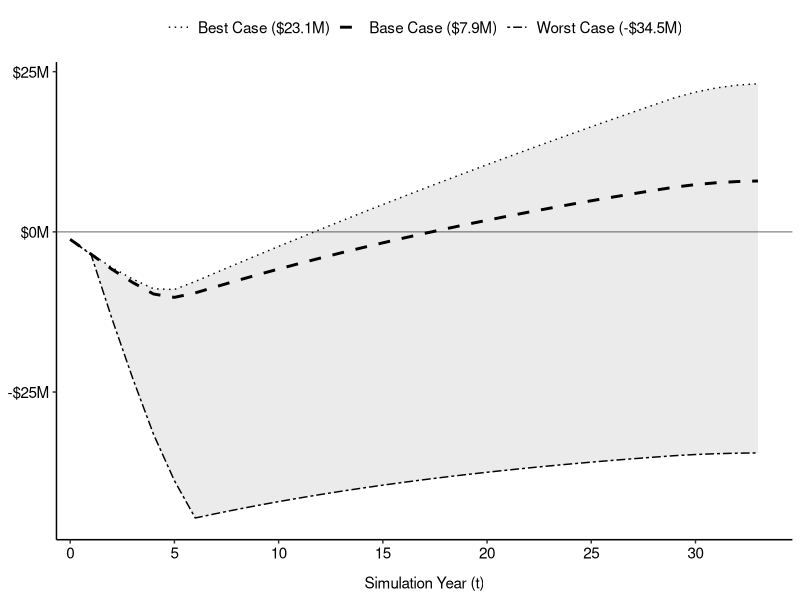

Write the R code that produced this figure.
library(dplyr)
library(tidyr)
library(scales)
library(ggplot2)

# Parameters Matrix ------------------------------------------------------------
parameter_CE_target_wage=155350   # Target income CE is willing to give up to get
parameter_NC_target_wage=99234.37 # Target income NC is willing to give up to get
parameter_CE_old_wage=145906.04   # The old income CE had before enrollment. 
parameter_NC_old_wage=84295.86    # The old income NC had before enrollment. 
parameter_stipend=37000           # Annual stipend for funded trainees during training years. 
parameter_COE_wage=16000          # Annual cost-of-education allocation used for funded trainees.
parameter_nsf_award=4500000       # NSF award deducted from social NPV.
parameter_intern_cost=2500        # Industry internship cost applied in trainee experience year 1.
parameter_onboard_NC=4700         # One-time recruitment friction applied in experience year 2 for non-coders.
parameter_onboard_CE=6200         # One-time specialized onboarding friction applied in experience year 2 for coding experts.
parameter_attrition_rate = 0.23   # Master's attrition is that from Council of Graduate School

# Counterfactual----------------------------------------------------------------
npv_calc_utility <- function(COE_util = 0.50, 
                             sear_y_2 = 0.50, 
                             sear_y_3 = 0.05, 
                             prob_ris = 0.117, 
                             mrp_coef = 0.70,
                             privat_r = 0.07,
                             social_r = 0.03,
                             attrition_rate = parameter_attrition_rate,
                             add_to_each_new_cohort = 0,
                             CE_target_wage=parameter_CE_target_wage,
                             NC_target_wage=parameter_NC_target_wage,
                             CE_old_wage=parameter_CE_old_wage,   
                             NC_old_wage=parameter_NC_old_wage,    
                             stipend=parameter_stipend,        
                             COE_wage=parameter_COE_wage,       
                             intern_cost=parameter_intern_cost,     
                             onboard_NC=parameter_onboard_NC,      
                             onboard_CE=parameter_onboard_CE){
  
  time_horizon <- 0:34
  cohort_1 <- data.frame(
    trainee_id   = 1:4,
    type         = c("FT-CE", "NT-CE", "FT-NC", "NT-NC"),
    t_start      = 0
  )
  
  cohorts_rest_list <- list()
  current_ft_total <- 2 + (4 * 2)
  
  for (cohort_idx in 1:4) {
    # Start with the baseline 4 trainees for this cohort
    base_types <- c("FT-CE", "NT-CE", "FT-NC", "NT-NC")
    added_types <- c()
    
    if (add_to_each_new_cohort > 0) {
      # Loop through the number of trainees to add to this cohort
      # We add them in balanced pairs or blocks to preserve CE == NC
      for (i in seq(1, add_to_each_new_cohort, by = 2)) {
        
        # Check if we have room under the 25 FT 5-year budget ceiling to add 1 more FT pair
        # (1 FT-CE and 1 FT-NC keeps CE/NC balanced and adds 2 to the FT count)
        if (current_ft_total + 2 <= 25) {
          added_types <- c(added_types, "FT-CE", "FT-NC")
          current_ft_total <- current_ft_total + 2
        } else {
          # If FT is capped out at 25, the website recruits Non-Funded trainees instead
          added_types <- c(added_types, "NT-CE", "NT-NC")
        }
      }
    }
    
    # Combine baseline and added trainees for this specific cohort year
    cohorts_rest_list[[cohort_idx]] <- data.frame(
      type    = c(base_types, added_types),
      t_start = cohort_idx
    )
  }
  
  metadata <- bind_rows(cohort_1, bind_rows(cohorts_rest_list)) %>%
    mutate(trainee_id = row_number())
  
  df_list <- list()
  for (current_time in time_horizon) {
    df_list[[as.character(current_time)]] <- metadata %>%
      filter(t_start <= current_time) %>%
      mutate(t = current_time, t_exp = t - t_start) %>%
      filter(t_exp <= 29) 
  }
  sim_df <- bind_rows(df_list)
  
  sim_df <- sim_df %>%
    mutate(
      # --- PRE-GRADUATION PHASE ---
      COE_Stipend = ifelse(grepl("FT-", type) & t_exp <= 1, COE_wage * COE_util + stipend, 0),
      
      # Safety Floor to prevent log(0) -> -Inf
      stipend_floor = ifelse(COE_Stipend > 0, COE_Stipend, 1),
      
      # Worker Training Phase Welfare Change (Log Utility converted to EV Dollars)
      work_deficit_i = case_when(
        t_exp < 2 & type == "FT-CE" ~ CE_old_wage * (log(stipend_floor) - log(CE_old_wage)),
        t_exp < 2 & type == "FT-NC" ~ NC_old_wage * (log(stipend_floor) - log(NC_old_wage)),
        t_exp < 2 & type == "NT-NC" ~ NC_old_wage * (log(1) - log(NC_old_wage)), # Infinite loss bounded to $1 floor
        TRUE ~ 0 # NT-CE retains their baseline wage, utility change is 0
      ),
      
      intern_cost_1 = ifelse(t_exp == 1, intern_cost, 0),
      
      # --- POST-GRADUATION PHASE ---
      old_wage = case_when(
        t_exp >= 2 & grepl("-CE", type) ~ CE_old_wage,
        t_exp >= 2 & grepl("-NC", type) ~ NC_old_wage,
        TRUE ~ 0
      ),
      comp_market = case_when(
        t_exp >= 2 & grepl("-CE", type) ~ CE_target_wage,
        t_exp >= 2 & grepl("-NC", type) ~ NC_target_wage,
        TRUE ~ 0
      ),
      
      # Calculate actual realized take-home pay
      realized_wage = case_when(
        t_exp == 2 ~ comp_market * (1 - sear_y_2) * (1 - prob_ris),
        t_exp >= 3 ~ comp_market * (1 - sear_y_3) * (1 - prob_ris),
        TRUE ~ 0
      ),
      
      # Safety Floor for realized wage to prevent log(0) in Worst Case scenarios
      realized_wage_floor = ifelse(realized_wage > 0, realized_wage, 1),
      
      # Worker Post-Grad Welfare Change (Log Utility converted to EV Dollars)
      work_surplus_i = ifelse(t_exp >= 2, 
                              (1 - attrition_rate) * (comp_market * (log(realized_wage_floor) - log(old_wage))), 
                              0),
      
      # Firm Financial Surplus
      mrp = ifelse(t_exp >= 2, comp_market * (1 + mrp_coef), 0),
      business_surplus_i = ifelse(t_exp >= 2, (1 - attrition_rate) * (mrp - realized_wage), 0),
      
      onboard_cost_2 = case_when(
        t_exp == 2 & grepl("-CE", type) ~ onboard_CE,
        t_exp == 2 & grepl("-NC", type) ~ onboard_NC,
        TRUE ~ 0
      ),
      
      # --- SOCIETAL DEADWEIGHT LOSS ---
      deadweight_loss_friction_i = ifelse(t_exp >= 2, 
                                          (1 - attrition_rate) * (comp_market * (log(comp_market) - log(realized_wage_floor))), 
                                          0),
      
      # --- LIFECYCLE TOTALS ---
      costs        =  intern_cost_1 + onboard_cost_2,
      social_costs = costs + deadweight_loss_friction_i,
      
      # Total Private Benefit combines Firm Wealth + Worker Welfare
      benefits     = business_surplus_i + work_surplus_i + work_deficit_i,
      
      individual_time_npv  = (benefits - costs) / ((1 + privat_r) ^ t),
      individual_time_snpv = (benefits - social_costs) / ((1 + social_r) ^ t)
    )
  
  total_npv  <- sum(sim_df$individual_time_npv)
  total_snpv <- sum(sim_df$individual_time_snpv)
  
  return(list(data = sim_df, npv = total_npv, snpv = total_snpv))
}

# Base-Case, Best-Case, and Worst-Case Value
base_util  <- npv_calc_utility()
best_util  <- npv_calc_utility(COE_util=0.90, 
                               sear_y_2=0.25, 
                               sear_y_3=0.01, 
                               prob_ris=0.076, 
                               mrp_coef=0.75, 
                               privat_r=0.05, 
                               social_r=0.01)
worst_util <- npv_calc_utility(COE_util=0.10, 
                               sear_y_2=1.00, 
                               sear_y_3=0.09, 
                               prob_ris=0.13, 
                               mrp_coef=0.65, 
                               privat_r=0.1, 
                               social_r=0.05)

print(paste("Base-Case NPV:", dollar(base_util$npv), " | SNPV:", dollar(base_util$snpv)))
print(paste("Best-Case NPV:", dollar(best_util$npv), " | SNPV:", dollar(best_util$snpv)))
print(paste("Worst-Case NPV:", dollar(worst_util$npv), " | SNPV:", dollar(worst_util$snpv)))

# Plot--------------------------------------------------------------------------
get_cum_snpv <- function(res,scenario_name) {
  res$data %>%
    group_by(t) %>%
    summarise(annual_snpv = sum(individual_time_snpv, na.rm = TRUE)) %>%
    ungroup() %>%
    mutate(
      cumulative_snpv = cumsum(annual_snpv),
      scenario = scenario_name
    )
}

base_df  <- get_cum_snpv(base_util,"Baseline") 
best_df  <- get_cum_snpv(best_util,"Best Case")
worst_df <- get_cum_snpv(worst_util,"Worst Case")

ribbon_data <- base_df %>%
  select(t, baseline = cumulative_snpv) %>%
  left_join(select(best_df, t, best = cumulative_snpv), by = "t") %>%
  left_join(select(worst_df, t, worst = cumulative_snpv), by = "t")

lbl_best     <- paste0("Best Case (",     dollar_format(scale_cut = cut_short_scale(), accuracy = 0.1)(best_util$snpv), ")")
lbl_baseline <- paste0("Base Case (",     dollar_format(scale_cut = cut_short_scale(), accuracy = 0.1)(base_util$snpv), ")")
lbl_worst    <- paste0("Worst Case (",    dollar_format(scale_cut = cut_short_scale(), accuracy = 0.1)(worst_util$snpv), ")")

manual_linetypes <- c("dotted", "dashed", "twodash")
names(manual_linetypes) <- c(lbl_best, lbl_baseline, lbl_worst)

p <- ggplot(ribbon_data, aes(x = t)) +
  geom_hline(yintercept = 0, color = "black", linetype = "solid", linewidth = 0.4, alpha = 0.5) +
  geom_ribbon(aes(ymin = worst, ymax = best), fill = "black", alpha = 0.08) +
  
  geom_line(aes(y = best,     linetype = lbl_best),     color = "black", linewidth = 0.5) +  
  geom_line(aes(y = baseline, linetype = lbl_baseline), color = "black", linewidth = 1) +
  geom_line(aes(y = worst,    linetype = lbl_worst),    color = "black", linewidth = 0.5) + 
  
  scale_linetype_manual(values = manual_linetypes, breaks = c(lbl_best, lbl_baseline, lbl_worst)) +
  scale_x_continuous(breaks = seq(0, 34, by = 5), expand = expansion(mult = c(0.02, 0.05))) +
  scale_y_continuous(labels = label_dollar(scale = 1e-6, suffix = "M")) +
  labs(
    x = "Simulation Year (t)",
    y = NULL,
    linetype = NULL 
  ) +
  theme_classic() + # Strip default theme settings first
  theme(
    # FORCE ALL TEXT TO EXACTLY 11 PT
    axis.title.x = element_text(size = 11, color = "black", margin = margin(t = 10)),
    axis.title.y = element_text(size = 11, color = "black", margin = margin(r = 10)),
    axis.text.x  = element_text(size = 11, color = "black"),
    axis.text.y  = element_text(size = 11, color = "black"),
    legend.title = element_text(size = 11, color = "black", face = "bold"),
    legend.text  = element_text(size = 11, color = "black"),
    
    # Layout Adjustments
    axis.line       = element_line(color = "black", linewidth = 0.5),
    legend.position = "top"
  )

ggsave(
  filename   = "simulation_plot.png", 
  plot       = p, 
  device     = "png", 
  dpi        = 300,        # High print resolution
  width      = 6.5,        # Width in inches (standard page width)
  height     = 4.5,        # Aspect ratio control
  units      = "in"
)

# ACT-02------------------------------------------------------------------------
# ACT-02: GIEI and other events: Develop GIEI centralized approval guidelines 
# and plan implementations from day one, not ad hoc.

# This implies that GIEI events may produce the weak links to reduce job 
# frictions.

# The assumption is:
# - Base-Case For Act 02, the base case prevents 2 trainees per cohort from 
# spending on a job search by reducing from 6 months (50% = 6/12) to 1 month
# (8.3% = 1/12). Thus, 2/4 trainees x 1/12 = 2/48 (4.17%) in search 2 year.
# Input: .5 - 2/48

# - Best case is 3 trainees per cohort. Thus, 3/4 x 1/12 = 3/48 (0.0625) in 
# search 2 year.
# Input: .25 - 3/48

# - Worst case is 1 trainee per cohort. Thus, 1/4 trainees x 1/12 = 1/48 (2.08%)
# in search 2 year.
# Input: 1 - 1/48

# Base-Case Value
base_ACT02<-npv_calc_utility(sear_y_2 = .5 - 2/48)
best_ACT02<-npv_calc_utility(COE_util = 0.90, 
                     sear_y_2 = .25 - 3/48, 
                     sear_y_3 = 0.01, 
                     prob_ris = 0.076, 
                     mrp_coef = 0.75,
                     privat_r = 0.05,
                     social_r = 0.01)
worst_ACT02<-npv_calc_utility(COE_util = 0.10, 
                      sear_y_2 = 1 - 1/48, 
                      sear_y_3 = 0.09, 
                      prob_ris = 0.13, 
                      mrp_coef = 0.65,
                      privat_r = 0.1,
                      social_r = 0.05)

print(paste("ACT-02 Base: Difference:",dollar_format()(base_ACT02$npv - base_util$npv),"| Social Difference:",dollar_format()(base_ACT02$snpv - base_util$snpv)))
print(paste("ACT-02 Best: Difference:",dollar_format()(best_ACT02$npv - best_util$npv),"| Social Difference:",dollar_format()(best_ACT02$snpv - best_util$snpv)))
print(paste("ACT-02 Worst: Difference:",dollar_format()(worst_ACT02$npv - worst_util$npv),"| Social Difference:",dollar_format()(worst_ACT02$snpv - worst_util$snpv)))


# ACT-03------------------------------------------------------------------------
# ACT-03: Coding course: Develop a self-paced online course or a limited 
# introduction to coding.

# This implies that NC turns into CE at entry level and MRP increases to 1.
# BLS report in May 2022 is 25th percentile annual wage is $96,790, adjusting to
# $103,278.44 in October 2025.

parameter_Entry_CE_target_wage=103278.44

base_ACT03  <- npv_calc_utility(NC_target_wage = parameter_Entry_CE_target_wage, 
                                onboard_NC=parameter_onboard_CE, 
                                mrp_coef=1)
best_ACT03 <- npv_calc_utility(NC_target_wage = parameter_Entry_CE_target_wage, 
                               onboard_NC=parameter_onboard_CE, 
                               COE_util=0.90, 
                               sear_y_2=0.25, 
                               sear_y_3=0.01, 
                               prob_ris=0.076, 
                               mrp_coef=1, 
                               privat_r=0.05, 
                               social_r=0.01)
worst_ACT03 <- npv_calc_utility(NC_target_wage = parameter_Entry_CE_target_wage, 
                                onboard_NC=parameter_onboard_CE, 
                                COE_util=0.10, 
                                sear_y_2=1.00, 
                                sear_y_3=0.09, 
                                prob_ris=0.13, 
                                mrp_coef=1, 
                                privat_r=0.1, 
                                social_r=0.05)

print(paste("ACT-03 Base: Difference:", dollar_format()(base_ACT03$npv - base_util$npv), 
            "| Social Difference:", dollar_format()(base_ACT03$snpv - base_util$snpv)))

print(paste("ACT-03 Best: Difference:", dollar_format()(best_ACT03$npv - best_util$npv), 
            "| Social Difference:", dollar_format()(best_ACT03$snpv - best_util$snpv)))

print(paste("ACT-03 Worst: Difference:", dollar_format()(worst_ACT03$npv - worst_util$npv), 
            "| Social Difference:", dollar_format()(worst_ACT03$snpv - worst_util$snpv)))

# ACT-04------------------------------------------------------------------------
# ACT-04: Program Website: Show resources with details on funding, 
# travel opportunities, prerequisite knowledge, professional development 
# tracking tool, and event calendar as a recruitment tool.

# This implies that this website helps attract more trainees per cohort. One 
# trainee mentioned that they tried to use that to recruit them.

# The assumption is:
# - Base-Case: recruits 6 trainees per cohort after first cohort due to website.

# - Best case: recruits 10 trainees per cohort after first cohort due to website.

# - Best case: recruits 2 trainees per cohort after first cohort due to website.

base_ACT04<-npv_calc_utility(add_to_each_new_cohort = 6)
best_ACT04<-npv_calc_utility(add_to_each_new_cohort = 10,
                             COE_util = 0.90, 
                             sear_y_2 = .25, 
                             sear_y_3 = 0.01, 
                             prob_ris = 0.076, 
                             mrp_coef = 0.75,
                             privat_r = 0.05,
                             social_r = 0.01)
worst_ACT04<-npv_calc_utility(add_to_each_new_cohort = 2,
                              COE_util = 0.10, 
                              sear_y_2 = 1, 
                              sear_y_3 = 0.09, 
                              prob_ris = 0.13, 
                              mrp_coef = 0.65,
                              privat_r = 0.1,
                              social_r = 0.05)

print(paste("ACT-04 Base: Difference:", dollar_format()(base_ACT04$npv - base_util$npv), 
            "| Social Difference:", dollar_format()(base_ACT04$snpv - base_util$snpv)))

print(paste("ACT-04 Best: Difference:", dollar_format()(best_ACT04$npv - best_util$npv), 
            "| Social Difference:", dollar_format()(best_ACT04$snpv - best_util$snpv)))

print(paste("ACT-04 Worst: Difference:", dollar_format()(worst_ACT04$npv - worst_util$npv), 
            "| Social Difference:", dollar_format()(worst_ACT04$snpv - worst_util$snpv)))

# ACT-06------------------------------------------------------------------------
# ACT-06: Description: Organize intentional, low-pressure social events for the cohort to 
# build community belongingness and mitigate isolation-driven attrition.
#
# Empirical Anchor: Walton et al. (2023) in Science established a 3-way interaction 
# CATE of 0.013 for belonging interventions delivered to historically marginalized groups
# within supportive contexts ("belonging affordances"). 
#
# Execution Variance Bounds:
#   - Base-Case:  Replicates literature exactly (Δ = 0.013) -> 0.23 - 0.013
#   - Best-Case:  Optimized, culturally authentic ASL space (Δ = 0.019) -> 0.23 - 0.019
#   - Worst-Case: Underfunded, low-engagement execution (Δ = 0.007) -> 0.23 - 0.007

base_ACT06<-npv_calc_utility(attrition_rate = parameter_attrition_rate - 0.013)
best_ACT06<-npv_calc_utility(attrition_rate = parameter_attrition_rate - 0.019,
                             COE_util = 0.90, 
                             sear_y_2 = .25, 
                             sear_y_3 = 0.01, 
                             prob_ris = 0.076, 
                             mrp_coef = 0.75,
                             privat_r = 0.05,
                             social_r = 0.01)
worst_ACT06<-npv_calc_utility(attrition_rate = parameter_attrition_rate - 0.007,
                              COE_util = 0.10, 
                              sear_y_2 = 1, 
                              sear_y_3 = 0.09, 
                              prob_ris = 0.13, 
                              mrp_coef = 0.65,
                              privat_r = 0.1,
                              social_r = 0.05)


print(paste("ACT-06 Base: Difference:", dollar_format()(base_ACT06$npv - base_util$npv), 
            "| Social Difference:", dollar_format()(base_ACT06$snpv - base_util$snpv)))

print(paste("ACT-06 Best: Difference:", dollar_format()(best_ACT06$npv - best_util$npv), 
            "| Social Difference:", dollar_format()(best_ACT06$snpv - best_util$snpv)))

print(paste("ACT-06 Worst: Difference:", dollar_format()(worst_ACT06$npv - worst_util$npv), 
            "| Social Difference:", dollar_format()(worst_ACT06$snpv - worst_util$snpv)))


# ACT-07------------------------------------------------------------------------
# Recruitment: Invest in a dedicated role or coordinator to recruit students 
# and external partners like IAB and prospects.

# This implies that the coordinator scales cohort sizes AND directly places a 
# portion of the cohort into 1-month fast-track jobs (1/12 friction) via the IAB,
# dropping the weighted average search lag (sear_y_2) across the whole cohort.

# Base-Case: Add 4 trainees.  2 out of 4 baseline slots skip search friction
base_ACT07  <- npv_calc_utility(add_to_each_new_cohort = 4,
                                sear_y_2               = 0.50 - (2/48))

# Best-Case: Add 6 trainees. 3 out of 4 baseline slots skip search friction.
best_ACT07  <- npv_calc_utility(add_to_each_new_cohort = 6,
                                sear_y_2               = 0.25 - (3/48),
                                COE_util               = 0.90, 
                                sear_y_3               = 0.01, 
                                prob_ris               = 0.076, 
                                mrp_coef               = 0.75,
                                privat_r               = 0.05,
                                social_r               = 0.01)

# Worst-Case: Failed role. Adds 2 trainees. 1 slot gets placed,
# but the rest face unmitigated 100% friction (sear_y_2 = 1.0) due to lack of support.
worst_ACT07 <- npv_calc_utility(add_to_each_new_cohort = 2, 
                                sear_y_2               = 1.00 - (1/48),
                                COE_util               = 0.10, 
                                sear_y_3               = 0.09, 
                                prob_ris               = 0.130, 
                                mrp_coef               = 0.65,
                                privat_r               = 0.10,
                                social_r               = 0.05)

print(paste("ACT-07 Base: Difference:", dollar_format()(base_ACT07$npv - base_util$npv), 
            "| Social Difference:", dollar_format()(base_ACT07$snpv - base_util$snpv)))

print(paste("ACT-07 Best: Difference:", dollar_format()(best_ACT07$npv - best_util$npv), 
            "| Social Difference:", dollar_format()(best_ACT07$snpv - best_util$snpv)))

print(paste("ACT-07 Worst: Difference:", dollar_format()(worst_ACT07$npv - worst_util$npv), 
            "| Social Difference:", dollar_format()(worst_ACT07$snpv - worst_util$snpv)))
# ACT-08------------------------------------------------------------------------
# Gitea + Medallion in Gallaudet University for AI foundation

# This implies that students have hand-on experience with technology to allow,
# them to do data annotation, ML training, and mathematical inventions. This
# may be characterized as technology frontiers.

# The article "The Skill Premium in Times of Rapid Technological Change"
# mentioned that 57% of jobs involving a new technology require a college 
# degree compared to 34% of jobs involving 80-aged technologies. 32% for 
# college premium is due to technology shock. Thus:
# impact = search_y_X * (1- search_y_X * 16%)

# Because (0% * NC x 2 + 32% x CE)/4 = 16%
# Assume that being frontier increases MRP by 0.01.

# Base-Case: Apply the 16% tech shock discount to Year 2 friction and add the 0.01 MRP lift.
base_ACT08  <- npv_calc_utility(sear_y_2 = 0.50 * (1 - (0.50 * 0.16)),
                                sear_y_3=0.05 * (1 - (0.05 * 0.16)), 
                                mrp_coef = 0.70 + 0.01)
# Best-Case: Fully optimized implementation. The tech shock discount compounds with
# an optimized baseline search parameter (0.25) and captures the 0.01 frontier lift.
best_ACT08  <- npv_calc_utility(sear_y_2 = 0.25 * (1 - (0.25 * 0.16)), # = 0.24
                                mrp_coef = 0.75 + 0.01,
                                COE_util=0.90, 
                                sear_y_3=0.01 * (1 - (0.01 * 0.16)), 
                                prob_ris=0.076, 
                                privat_r=0.05, 
                                social_r=0.01)

# Worst-Case: Disorganized execution / "Data Swamp". Trainees fail to realize the 
# tech shock discount or the productivity lift due to severe technical friction.
worst_ACT08 <- npv_calc_utility(sear_y_2 = 1.00 * (1 - (1.00 * 0.00)), # No discount
                                mrp_coef = 0.65,                      # Systemic penalty
                                sear_y_3 = 0.09 * (1 - (0.09 * 0.00)), 
                                privat_r = 0.10,
                                social_r = 0.05,
                                COE_util=0.10, 
                                prob_ris=0.13)

print(paste("ACT-08 Base: Difference:", dollar_format()(base_ACT08$npv - base_util$npv), 
            "| Social Difference:", dollar_format()(base_ACT08$snpv - base_util$snpv)))

print(paste("ACT-08 Best: Difference:", dollar_format()(best_ACT08$npv - best_util$npv), 
            "| Social Difference:", dollar_format()(best_ACT08$snpv - best_util$snpv)))

print(paste("ACT-08 Worst: Difference:", dollar_format()(worst_ACT08$npv - worst_util$npv), 
            "| Social Difference:", dollar_format()(worst_ACT08$snpv - worst_util$snpv)))
